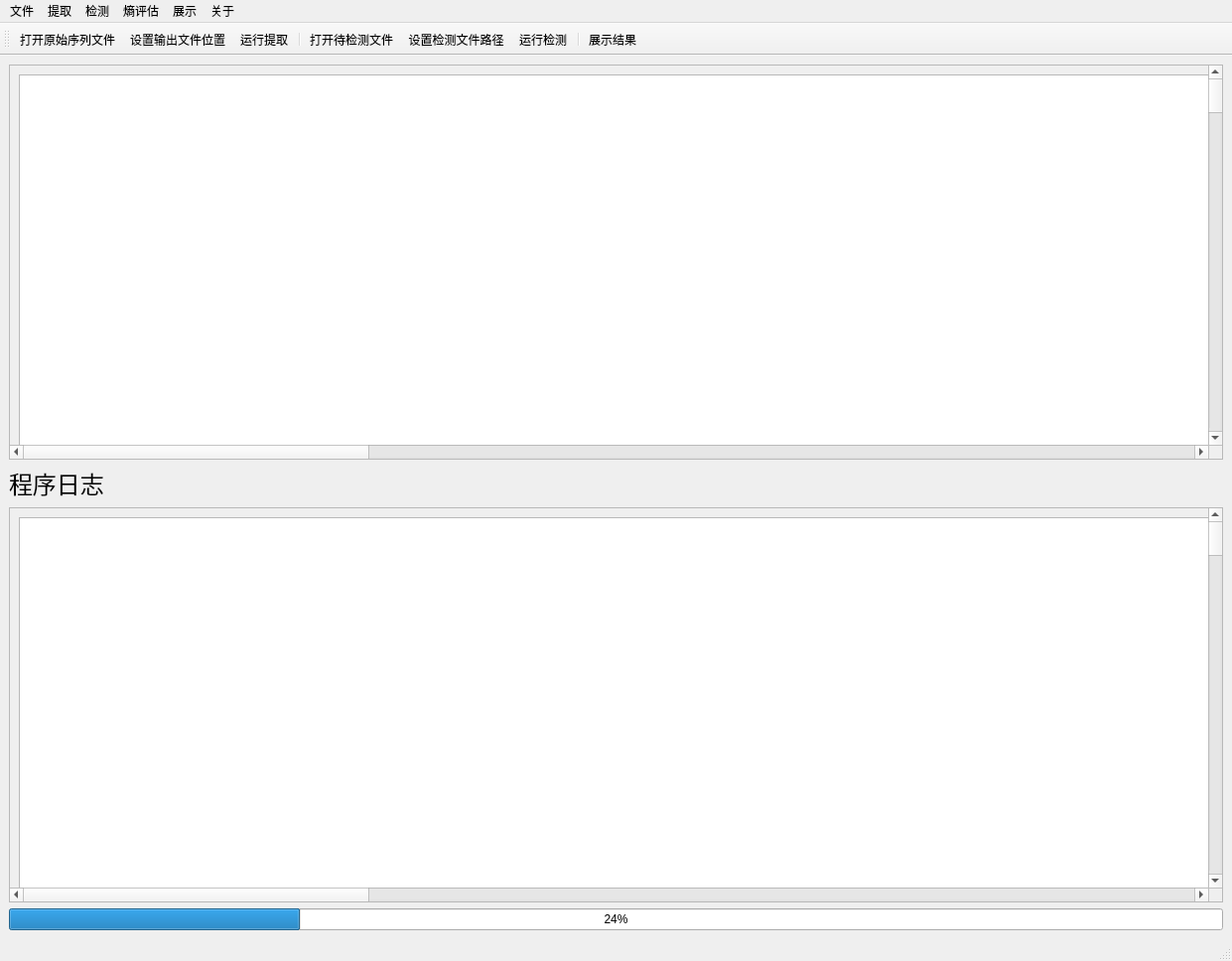
<?xml version="1.0" encoding="UTF-8"?>
<ui version="4.0">
 <class>MainWindow</class>
 <widget class="QMainWindow" name="MainWindow">
  <property name="enabled">
   <bool>true</bool>
  </property>
  <property name="geometry">
   <rect>
    <x>0</x>
    <y>0</y>
    <width>1241</width>
    <height>968</height>
   </rect>
  </property>
  <property name="windowTitle">
   <string>随机数发生器</string>
  </property>
  <property name="windowIcon">
   <iconset>
    <normaloff>../source/ico/logo.png</normaloff>../source/ico/logo.png</iconset>
  </property>
  <widget class="QWidget" name="centralwidget">
   <property name="sizePolicy">
    <sizepolicy hsizetype="Expanding" vsizetype="Expanding">
     <horstretch>3</horstretch>
     <verstretch>2</verstretch>
    </sizepolicy>
   </property>
   <layout class="QVBoxLayout" name="verticalLayout">
    <item>
     <layout class="QVBoxLayout" name="verticalLayout_2">
      <item>
       <layout class="QHBoxLayout" name="horizontalLayout_2">
        <item>
         <widget class="QScrollArea" name="scrollArea">
          <property name="verticalScrollBarPolicy">
           <enum>Qt::ScrollBarAsNeeded</enum>
          </property>
          <property name="horizontalScrollBarPolicy">
           <enum>Qt::ScrollBarAsNeeded</enum>
          </property>
          <property name="widgetResizable">
           <bool>false</bool>
          </property>
          <widget class="QWidget" name="scrollAreaWidgetContents">
           <property name="geometry">
            <rect>
             <x>0</x>
             <y>0</y>
             <width>5000</width>
             <height>5000</height>
            </rect>
           </property>
           <layout class="QHBoxLayout" name="horizontalLayout_3">
            <item>
             <widget class="QTextBrowser" name="ResultBrowser">
              <property name="font">
               <font>
                <family>Adobe 黑体 Std R</family>
                <pointsize>12</pointsize>
               </font>
              </property>
             </widget>
            </item>
           </layout>
          </widget>
         </widget>
        </item>
       </layout>
      </item>
     </layout>
    </item>
    <item>
     <widget class="QLabel" name="label">
      <property name="font">
       <font>
        <family>楷体</family>
        <pointsize>18</pointsize>
       </font>
      </property>
      <property name="text">
       <string>程序日志</string>
      </property>
     </widget>
    </item>
    <item>
     <layout class="QVBoxLayout" name="logLayout">
      <item>
       <layout class="QHBoxLayout" name="horizontalLayout">
        <item>
         <widget class="QScrollArea" name="scrollArea_2">
          <property name="verticalScrollBarPolicy">
           <enum>Qt::ScrollBarAsNeeded</enum>
          </property>
          <property name="horizontalScrollBarPolicy">
           <enum>Qt::ScrollBarAsNeeded</enum>
          </property>
          <property name="widgetResizable">
           <bool>false</bool>
          </property>
          <widget class="QWidget" name="scrollAreaWidgetContents_2">
           <property name="geometry">
            <rect>
             <x>0</x>
             <y>0</y>
             <width>5000</width>
             <height>5000</height>
            </rect>
           </property>
           <layout class="QHBoxLayout" name="horizontalLayout_4">
            <item>
             <widget class="QTextBrowser" name="LogBrowser">
              <property name="font">
               <font>
                <family>Adobe 黑体 Std R</family>
                <pointsize>12</pointsize>
               </font>
              </property>
             </widget>
            </item>
           </layout>
          </widget>
         </widget>
        </item>
       </layout>
      </item>
     </layout>
    </item>
    <item>
     <widget class="QProgressBar" name="progressBar">
      <property name="value">
       <number>24</number>
      </property>
     </widget>
    </item>
   </layout>
  </widget>
  <widget class="QMenuBar" name="menubar">
   <property name="geometry">
    <rect>
     <x>0</x>
     <y>0</y>
     <width>1241</width>
     <height>23</height>
    </rect>
   </property>
   <widget class="QMenu" name="Mfile">
    <property name="title">
     <string>文件</string>
    </property>
    <addaction name="openextract"/>
    <addaction name="opendetection"/>
    <addaction name="openentropy"/>
    <addaction name="separator"/>
    <addaction name="getdetectfolder"/>
    <addaction name="getextractfolder"/>
    <addaction name="separator"/>
    <addaction name="setpage"/>
    <addaction name="print"/>
   </widget>
   <widget class="QMenu" name="Mextractor">
    <property name="title">
     <string>提取</string>
    </property>
    <addaction name="runextract"/>
    <addaction name="extractorset"/>
   </widget>
   <widget class="QMenu" name="Mdetection">
    <property name="title">
     <string>检测</string>
    </property>
    <addaction name="rundetection"/>
    <addaction name="detectionset"/>
   </widget>
   <widget class="QMenu" name="Mentropy">
    <property name="title">
     <string>熵评估</string>
    </property>
    <addaction name="getentropyset"/>
    <addaction name="entropy"/>
   </widget>
   <widget class="QMenu" name="about">
    <property name="title">
     <string>关于</string>
    </property>
    <addaction name="aboutqrng"/>
    <addaction name="aboutqt"/>
   </widget>
   <widget class="QMenu" name="Mshow">
    <property name="title">
     <string>展示</string>
    </property>
    <addaction name="show"/>
    <addaction name="showset"/>
   </widget>
   <addaction name="Mfile"/>
   <addaction name="Mextractor"/>
   <addaction name="Mdetection"/>
   <addaction name="Mentropy"/>
   <addaction name="Mshow"/>
   <addaction name="about"/>
  </widget>
  <widget class="QStatusBar" name="statusbar"/>
  <widget class="QToolBar" name="toolBar">
   <property name="windowTitle">
    <string>toolBar</string>
   </property>
   <attribute name="toolBarArea">
    <enum>TopToolBarArea</enum>
   </attribute>
   <attribute name="toolBarBreak">
    <bool>false</bool>
   </attribute>
   <addaction name="openextract"/>
   <addaction name="getextractfolder"/>
   <addaction name="runextract"/>
   <addaction name="separator"/>
   <addaction name="opendetection"/>
   <addaction name="getdetectfolder"/>
   <addaction name="rundetection"/>
   <addaction name="separator"/>
   <addaction name="show"/>
  </widget>
  <action name="openextract">
   <property name="icon">
    <iconset>
     <normaloff>../source/ico/addfile.ico</normaloff>../source/ico/addfile.ico</iconset>
   </property>
   <property name="text">
    <string>打开原始序列文件</string>
   </property>
  </action>
  <action name="getextractfolder">
   <property name="icon">
    <iconset>
     <normaloff>../source/ico/save.png</normaloff>../source/ico/save.png</iconset>
   </property>
   <property name="text">
    <string>设置输出文件位置</string>
   </property>
  </action>
  <action name="setpage">
   <property name="icon">
    <iconset>
     <normaloff>../source/ico/setup.ico</normaloff>../source/ico/setup.ico</iconset>
   </property>
   <property name="text">
    <string>页面管理</string>
   </property>
  </action>
  <action name="print">
   <property name="icon">
    <iconset>
     <normaloff>../source/ico/打印文件.png</normaloff>../source/ico/打印文件.png</iconset>
   </property>
   <property name="text">
    <string>打印文件</string>
   </property>
  </action>
  <action name="runextract">
   <property name="icon">
    <iconset>
     <normaloff>../source/ico/start.png</normaloff>../source/ico/start.png</iconset>
   </property>
   <property name="text">
    <string>运行提取</string>
   </property>
  </action>
  <action name="extractorset">
   <property name="icon">
    <iconset>
     <normaloff>../source/ico/设置.ico</normaloff>../source/ico/设置.ico</iconset>
   </property>
   <property name="text">
    <string>提取设置</string>
   </property>
  </action>
  <action name="rundetection">
   <property name="icon">
    <iconset>
     <normaloff>../source/ico/检测.png</normaloff>../source/ico/检测.png</iconset>
   </property>
   <property name="text">
    <string>运行检测</string>
   </property>
  </action>
  <action name="detectionset">
   <property name="icon">
    <iconset>
     <normaloff>../source/ico/设置.ico</normaloff>../source/ico/设置.ico</iconset>
   </property>
   <property name="text">
    <string>检测设置</string>
   </property>
   <property name="iconText">
    <string>检测设置</string>
   </property>
  </action>
  <action name="entropyset">
   <property name="icon">
    <iconset>
     <normaloff>../source/ico/设置.ico</normaloff>../source/ico/设置.ico</iconset>
   </property>
   <property name="text">
    <string>熵评估设置</string>
   </property>
  </action>
  <action name="aboutqrng">
   <property name="text">
    <string>关于QRNG</string>
   </property>
  </action>
  <action name="aboutqt">
   <property name="text">
    <string>关于Qt</string>
   </property>
  </action>
  <action name="show">
   <property name="icon">
    <iconset>
     <normaloff>../source/ico/展示.png</normaloff>../source/ico/展示.png</iconset>
   </property>
   <property name="text">
    <string>展示结果</string>
   </property>
  </action>
  <action name="showset">
   <property name="icon">
    <iconset>
     <normaloff>../source/ico/设置.ico</normaloff>../source/ico/设置.ico</iconset>
   </property>
   <property name="text">
    <string>结果展示设置</string>
   </property>
  </action>
  <action name="getdetectfolder">
   <property name="icon">
    <iconset>
     <normaloff>../source/ico/文件设置.png</normaloff>../source/ico/文件设置.png</iconset>
   </property>
   <property name="text">
    <string>设置检测文件路径</string>
   </property>
  </action>
  <action name="opendetection">
   <property name="icon">
    <iconset>
     <normaloff>../source/ico/打开文件夹.png</normaloff>../source/ico/打开文件夹.png</iconset>
   </property>
   <property name="text">
    <string>打开待检测文件</string>
   </property>
  </action>
  <action name="getentropyset">
   <property name="text">
    <string>熵评估设置</string>
   </property>
  </action>
  <action name="action1_2">
   <property name="text">
    <string>1</string>
   </property>
  </action>
  <action name="actiond1">
   <property name="icon">
    <iconset>
     <normaloff>../source/ico/评估.png</normaloff>../source/ico/评估.png</iconset>
   </property>
   <property name="text">
    <string>打开待评估文件</string>
   </property>
  </action>
  <action name="actionyu">
   <property name="icon">
    <iconset>
     <normaloff>../source/ico/play.ico</normaloff>../source/ico/play.ico</iconset>
   </property>
   <property name="text">
    <string>运行评估</string>
   </property>
  </action>
  <action name="actiondakai">
   <property name="icon">
    <iconset>
     <normaloff>../source/ico/打开文件.png</normaloff>../source/ico/打开文件.png</iconset>
   </property>
   <property name="text">
    <string>打开待评估文件</string>
   </property>
  </action>
  <action name="action1_3">
   <property name="icon">
    <iconset>
     <normaloff>../source/ico/评估.png</normaloff>../source/ico/评估.png</iconset>
   </property>
   <property name="text">
    <string>运行评估</string>
   </property>
  </action>
  <action name="openentropy">
   <property name="icon">
    <iconset>
     <normaloff>../source/ico/打开文件.png</normaloff>../source/ico/打开文件.png</iconset>
   </property>
   <property name="text">
    <string>打开待评估文件</string>
   </property>
  </action>
  <action name="entropy">
   <property name="icon">
    <iconset>
     <normaloff>../source/ico/评估.png</normaloff>../source/ico/评估.png</iconset>
   </property>
   <property name="text">
    <string>运行评估</string>
   </property>
  </action>
 </widget>
 <resources/>
 <connections/>
</ui>
